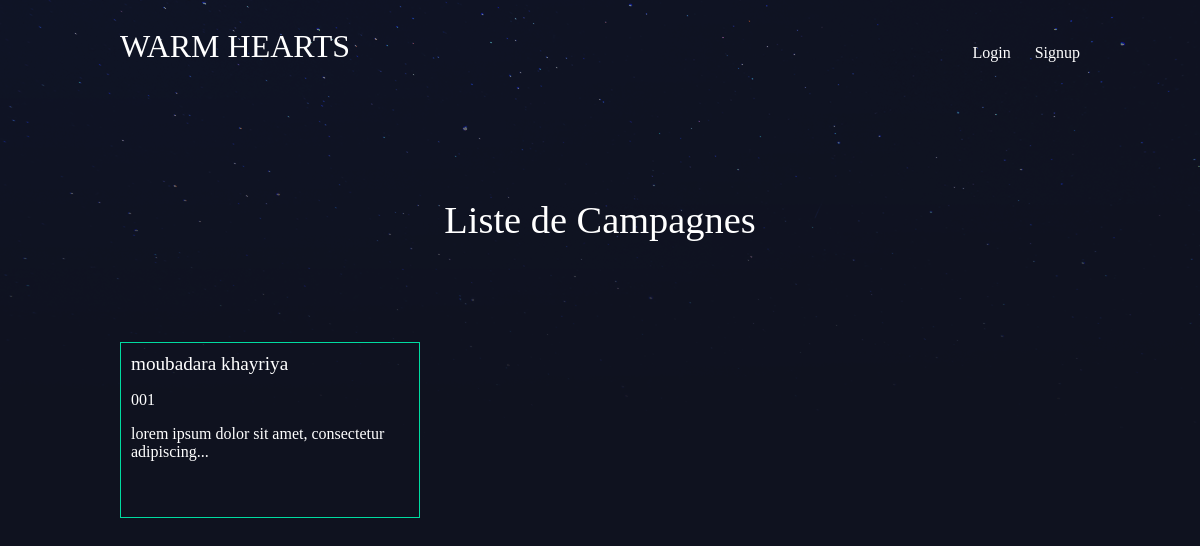
Before: / with the older database file.
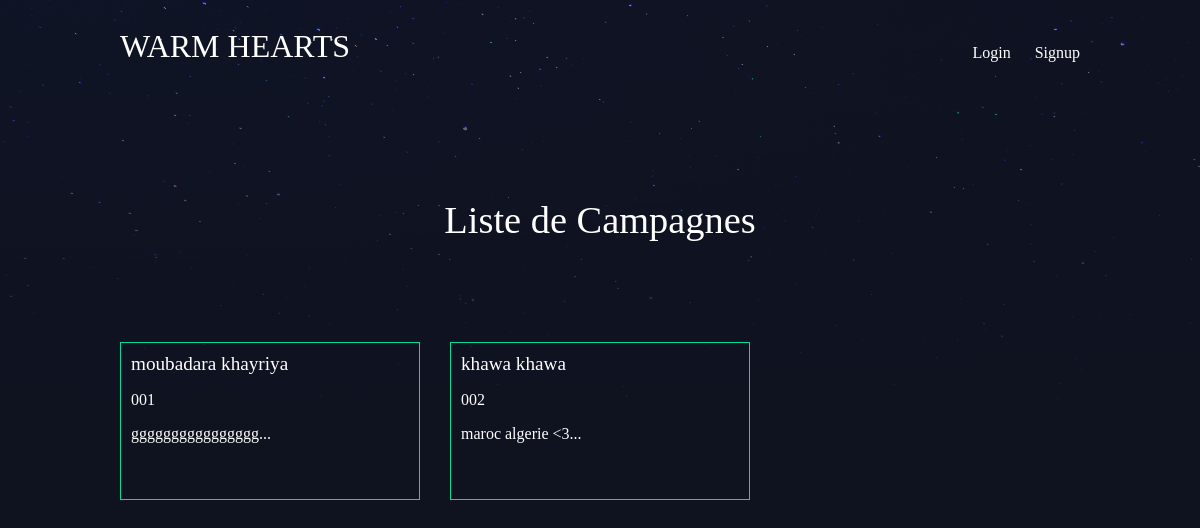
After: the same page with the newer database file.
### campagne/models.py (models this page shows, shortened)
class Campagne(models.Model):
    charity_number = models.CharField(max_length=50)
    slug = models.SlugField()
    nom = models.CharField(max_length=100)
    histoire = models.TextField()
    montant = models.DecimalField(max_digits=6, decimal_places=2, default=0.0)
    supporteurs = models.IntegerField(max_length=100, null = True)
    thumbnail = models.ImageField(default='default.png', blank=True)
    fundraiser = models.ForeignKey(User, on_delete=models.CASCADE, default=None)
    def snippet(self):
        return self.histoire[:50] + '...'

### campagne/views.py (the view)
# urls.py: re_path(r'^$', campagne_views.campagne_list,name='home'),
def campagne_list(request):
    campagnes = Campagne.objects.all()
    return render(request, 'campagne/campagne_list.html' , {'campagne' : campagnes})

### campagne/templates/campagne/campagne_list.html
{% extends 'base.html' %}
{% block content %}
    <h1>Liste de Campagnes</h1>
    <div class="campagnes">
        {% for campagne in campagne %}
            <div class="campagne">
                <h2><a href="{% url 'campagne:detail' slug=campagne.slug %}">{{ campagne.nom }}</a></h2>
                <p>{{ campagne.charity_number }}</p>
                <p>{{ campagne.snippet }}</p>
            </div>
        {% endfor %}
    </div>
{% endblock %}

### templates/base.html (shortened to what this page needs)
{% load static %}
<!DOCTYPE html>
<html>
    <head>
        <link rel="stylesheet" href="{% static 'styles.css' %}">
    </head>
    <body>
        <header class="wrapper">
            <h1><a href="{% url 'home' %}">WARM HEARTS</a></h1>
            <nav>
                <ul>
                    {% if user.is_authenticated %}
                    <li>
                        <form class="logout-link" action="{% url 'accounts:logout' %}" method="post">
                            {% csrf_token %}
                            <button type="submit">Log Out</button>
                        </form>
                    </li>
                    <li><a href="{% url 'campagne:create' %}" class="highlight">New Campagne</a></li>
                    {% else %}
                        <li><a href="{% url 'accounts:login' %}">Login</a></li>
                        <li><a href="{% url 'accounts:signup' %}">Signup</a></li>
                    {% endif %}
                </ul>
            </nav>
        </header>
        <div class="wrapper">
            {% block content %}
            {% endblock %}
        </div>
    </body>
</html>

### assets/styles.css (style rules this page uses)
body { background-color: #0f121f; background-image: url(stars.png); background-repeat: repeat-x; color: #fff; }
body * { font-family: Ubuntu; }
h1, h2, h3, h4, h5 { font-weight: normal; margin: 0; }
a, a:hover, a:visited { color: #fff; text-decoration: none; }
.wrapper { max-width: 960px; margin: 0 auto; }
div.wrapper > h1 { text-align: center; margin: 100px auto; font-size: 2.4em }
header { display: grid; grid-template-columns: 1fr 1fr; padding: 20px 0; }
nav { justify-self: end; }
nav li { display: inline-block; list-style-type: none; margin-left: 20px; }
.campagnes { display: grid; grid-template-columns: 1fr 1fr 1fr; grid-gap: 30px; }
.campagne { padding: 10px; border: 1px solid #00dba0; position: relative; padding-bottom: 40px; }
.campagne h2 { font-size: 1.2em; }

Changed rows visible on the page:
changed Campagne "moubadara khayriya": snippet "lorem ipsum dolor sit amet, consectetur adipiscing..." → "gggggggggggggggg..."
added Campagne: nom "khawa khawa", charity_number "002", snippet "maroc algerie <3..."
